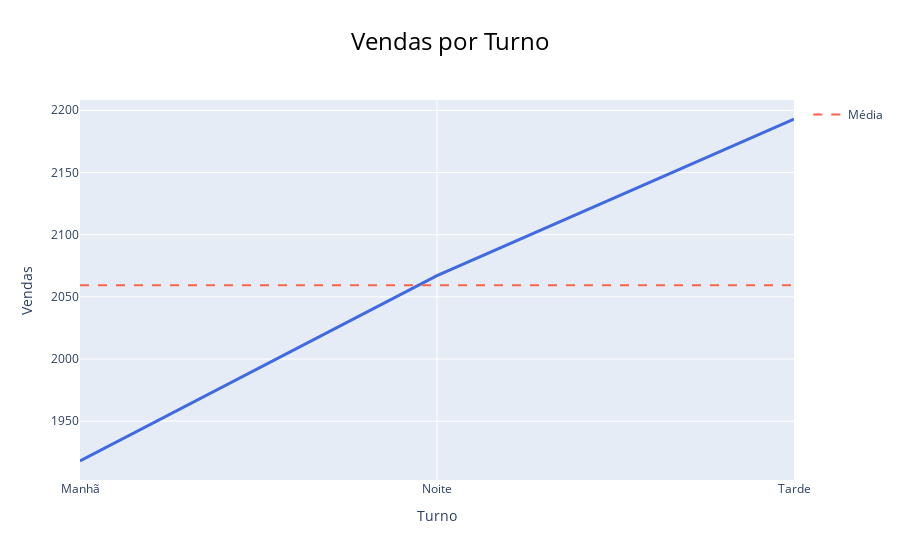

The code cell stored with this chart in its notebook:
### Code cell
import plotly.express as px
import plotly.graph_objects as go

# Suponha que você tenha um DataFrame df com informações de vendas, incluindo a coluna 'Turno' e 'Vendas'.

# Calcule a soma das vendas por turno
df_turno_vendas = df.groupby('Turno')['Vendas'].sum().reset_index()

# Crie o gráfico de linha com Plotly Express
fig = px.line(df_turno_vendas, x='Turno', y='Vendas', title='Vendas por Turno')

# Personalize o layout do gráfico
fig.update_layout(
    xaxis_title='Turno',  # Título do eixo x
    yaxis_title='Vendas',  # Título do eixo y
    title_x=0.5,  # Centralize o título
    title_font=dict(size=24, color='black'),  # Defina o tamanho e a cor do título
)

# Personalize o estilo do gráfico de linha
fig.update_traces(
    line=dict(color='royalblue', width=3),  # Cor e espessura da linha
    marker=dict(size=10, color='royalblue', line=dict(width=2, color='white')),  # Estilo dos pontos
)

# Adicione uma linha de tendência (média) ao gráfico
mean_sales = df_turno_vendas['Vendas'].mean()
fig.add_trace(go.Scatter(x=df_turno_vendas['Turno'], y=[mean_sales] * len(df_turno_vendas), 
                         mode='lines', name='Média', line=dict(dash='dash', color='tomato')))

# Atualize as configurações do eixo y para facilitar a leitura
fig.update_yaxes(tickprefix='', showgrid=True)

# Exiba o gráfico
fig.show()

### Figure 1 — Plotly figure (JSON) as saved in the notebook; plotly's stock layout.template omitted (floating-point values rounded to 4 significant figures)
{"data": [{"hovertemplate": "Turno=%{x}<br>Vendas=%{y}<extra></extra>", "legendgroup": "", "line": {"color": "royalblue", "dash": "solid", "width": 3}, "marker": {"color": "royalblue", "line": {"color": "white", "width": 2}, "size": 10, "symbol": "circle"}, "mode": "lines", "name": "", "orientation": "v", "showlegend": false, "type": "scatter", "x": ["Manhã", "Noite", "Tarde"], "xaxis": "x", "y": [1918, 2067, 2193], "yaxis": "y"}, {"line": {"color": "tomato", "dash": "dash"}, "mode": "lines", "name": "Média", "type": "scatter", "x": ["Manhã", "Noite", "Tarde"], "y": [2059.0, 2059.0, 2059.0]}], "layout": {"legend": {"tracegroupgap": 0}, "title": {"font": {"color": "black", "size": 24}, "text": "Vendas por Turno", "x": 0.5}, "xaxis": {"anchor": "y", "domain": [0, 1], "title": {"text": "Turno"}}, "yaxis": {"anchor": "x", "domain": [0, 1], "showgrid": true, "tickprefix": "", "title": {"text": "Vendas"}}}}
